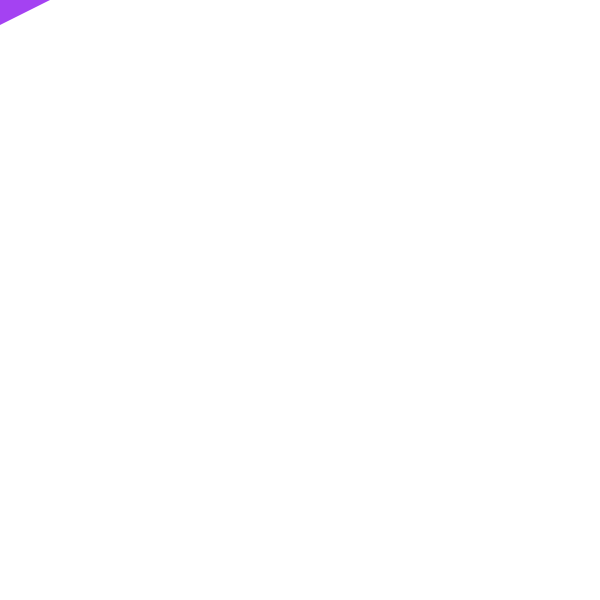
Frame 1 (no input)
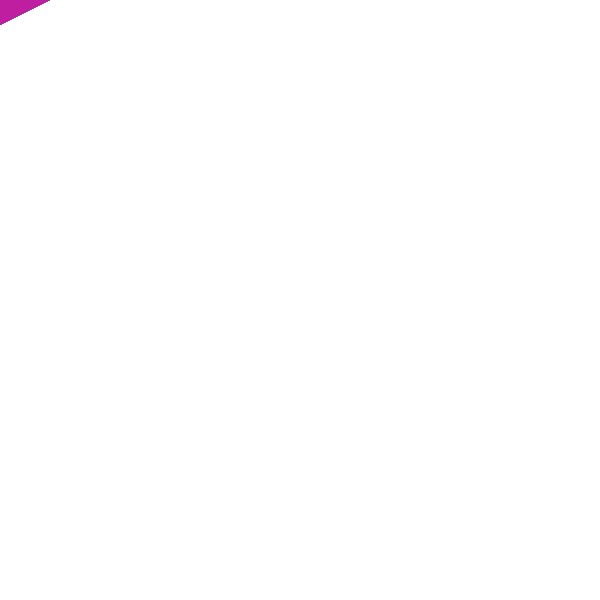
Frame 60 (the mouse pressed at the canvas centre just before this capture)
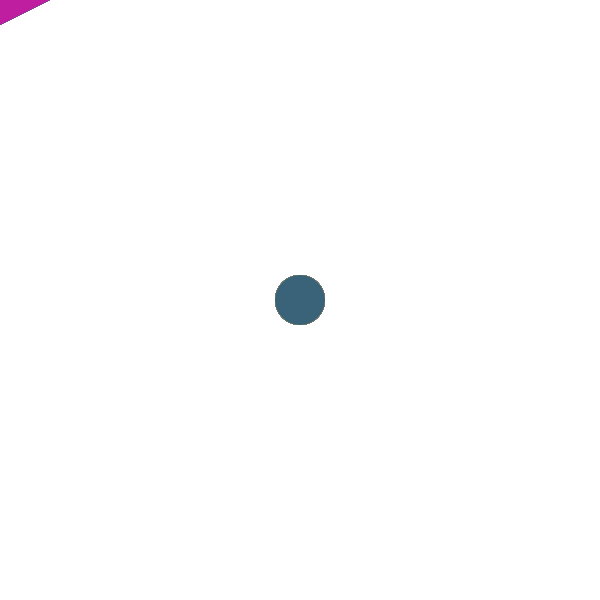
Frame 120 (the mouse held since frame 60 and released just before this capture)

The Processing sketch that drew these frames (run headless with seeded random() and noise(); from frame 60 on, the mouse is pressed at the canvas centre):

// Processing sketch: processing_178876
// ── processing_178876.pde

boolean tri;
int size;
ArrayList<Letter> letters = new ArrayList<Letter>();

void setup()
{
  size(600,600);
  background(255);
  tri = true;
  size = 50;
  noStroke();
}

void draw()
{
  color c = color ( random(255), random(255), random(255));
  fill(c);
  if (tri)
  {
    triangle(mouseX-size,mouseY+size,mouseX-size,mouseY-size/2,mouseX+size,mouseY);
  }
  else
  {
    ellipse(mouseX,mouseY,size,size);
  }
  for (int i = 0; i < letters.size(); i++)
  {
    Letter l = letters.get(i);
    l.drawLetter();
  }
  for (int i = 0; i < letters.size(); i++)
  {
    Letter l = letters.get(i);
    if (l.done())
    {
      letters.remove(i);
    }
  }
}

void mousePressed()
{
  if (tri) tri = false;
  else tri = true;
}
    

void keyPressed()
{
  if (keyCode == DOWN)
  {
    size -= 10;
  }
  else if (keyCode == UP)
  {
    size += 10;
  }

  fill(0);
  for (int i = 0; i < letters.size(); i++)
  {
    letters.get(i).setToWhite();
  }
  letters.add(new Letter(str(key)));
}

class Letter
{
  int count;
  int limit = 185;
  String letter;
  
  Letter(String l)
  {
    letter = l.toUpperCase();
    count = 255;
  }
  
  void drawLetter()
  {
    textSize(350);
    if (count > limit)
    {
      fill(0);
    }
    else
    {
      fill(255,255,255-count);
    }
    text(letter,width/2-40,height/2);
    count -= 5;
  }
  
  boolean done()
  {
    if (count <= 0)
    {
      return true;
    }
    else return false;
  }
  
  void setToWhite()
  {
    count = limit;
  }
    
}
    
